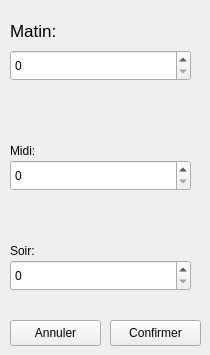
      <widget class="QWidget" name="page_2">
       <widget class="QLabel" name="label_14">
        <property name="geometry">
         <rect>
          <x>10</x>
          <y>20</y>
          <width>61</width>
          <height>21</height>
         </rect>
        </property>
        <property name="font">
         <font>
          <pointsize>13</pointsize>
         </font>
        </property>
        <property name="text">
         <string>Matin:</string>
        </property>
       </widget>
       <widget class="QLabel" name="label_15">
        <property name="geometry">
         <rect>
          <x>10</x>
          <y>140</y>
          <width>51</width>
          <height>21</height>
         </rect>
        </property>
        <property name="text">
         <string>Midi:</string>
        </property>
       </widget>
       <widget class="QLabel" name="label_16">
        <property name="geometry">
         <rect>
          <x>10</x>
          <y>240</y>
          <width>51</width>
          <height>21</height>
         </rect>
        </property>
        <property name="text">
         <string>Soir:</string>
        </property>
       </widget>
       <widget class="QSpinBox" name="spinMatin">
        <property name="geometry">
         <rect>
          <x>10</x>
          <y>50</y>
          <width>181</width>
          <height>31</height>
         </rect>
        </property>
       </widget>
       <widget class="QSpinBox" name="spinMidi">
        <property name="geometry">
         <rect>
          <x>10</x>
          <y>160</y>
          <width>181</width>
          <height>31</height>
         </rect>
        </property>
       </widget>
       <widget class="QSpinBox" name="spinSoir">
        <property name="geometry">
         <rect>
          <x>10</x>
          <y>260</y>
          <width>181</width>
          <height>31</height>
         </rect>
        </property>
       </widget>
       <widget class="QPushButton" name="calendrier_annuler_btn">
        <property name="geometry">
         <rect>
          <x>10</x>
          <y>320</y>
          <width>91</width>
          <height>26</height>
         </rect>
        </property>
        <property name="text">
         <string>Annuler</string>
        </property>
       </widget>
       <widget class="QPushButton" name="calendrier_confirmer_btn">
        <property name="geometry">
         <rect>
          <x>110</x>
          <y>320</y>
          <width>91</width>
          <height>26</height>
         </rect>
        </property>
        <property name="text">
         <string>Confirmer</string>
        </property>
       </widget>
       <widget class="QLabel" name="calendrier_modif_index">
        <property name="geometry">
         <rect>
          <x>120</x>
          <y>240</y>
          <width>0</width>
          <height>0</height>
         </rect>
        </property>
        <property name="text">
         <string/>
        </property>
       </widget>
      </widget>
